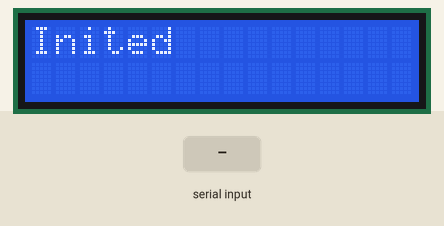
Bench run of a sketch on a simulated Arduino Uno, built with avr-gcc and run on an emulated ATmega328P. On the bench: 16×2 character LCD. Inputs (shaded band) come from the test bench.

Above: at 1.2 s.
1.3 s: "MEM#" received over Serial
At 1.7 s:
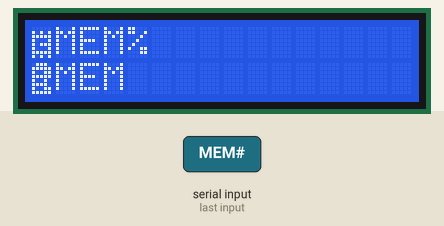
2.8 s: "GB#" received over Serial
At 3.8 s:
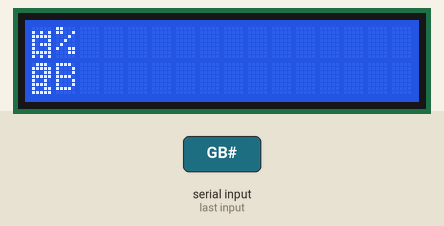
4.3 s: "1#" received over Serial
At 4.9 s:
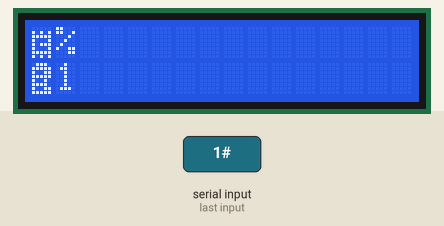
Timing chart, 0 to 7.3 s (numbered marks = the images above; inputs shaded):
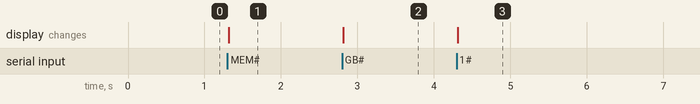

The sketch:

PySysMonitor.ino
```cpp
#include <Wire.h>
#include <LiquidCrystal_I2C.h>

LiquidCrystal_I2C lcd(0x27,16,2);  // set the LCD address to 0x27 for a 16 chars and 2 line display
byte cpuIcon[8] = {
	0b00000,
	0b10101,
	0b11111,
	0b10001,
	0b10111,
	0b10001,
	0b11111,
	0b10101
};
byte ramIcon[8] = {
	0b01110,
	0b11111,
	0b10011,
	0b11111,
	0b10010,
	0b11110,
	0b10011,
	0b11111
};
void setup() {
  // put your setup code here, to run once:
  lcd.init();
  lcd.backlight();
  lcd.createChar(0, cpuIcon);
  lcd.createChar(1, ramIcon);
  Serial.begin(9600);
  lcd.setCursor(0, 0);
  lcd.print("Inited");
}

void loop() {
  // put your main code here, to run repeatedly:
  if(Serial.available()){
    String incmgmsg = Serial.readStringUntil('#');
    String cpu = incmgmsg.substring(3, incmgmsg.indexOf("MEM"));
    String mem = incmgmsg.substring(incmgmsg.indexOf("MEM") + 3, incmgmsg.indexOf("GB") + 1);
    lcd.clear();
    lcd.setCursor(0,0);
    lcd.write((uint8_t)0);
    lcd.setCursor(1, 0);
    lcd.print(cpu + "%");
    lcd.setCursor(0, 1);
    lcd.write((uint8_t)1);
    lcd.setCursor(1, 1);
    lcd.print(mem);
    delay(500);
  }
}
```

Measured:
- after the input at 1.3 s, the display: changes at once (image 1)
- after the input at 2.8 s, the display: changes at once (image 2)
- after the input at 4.3 s, the display: changes at once (image 3)
